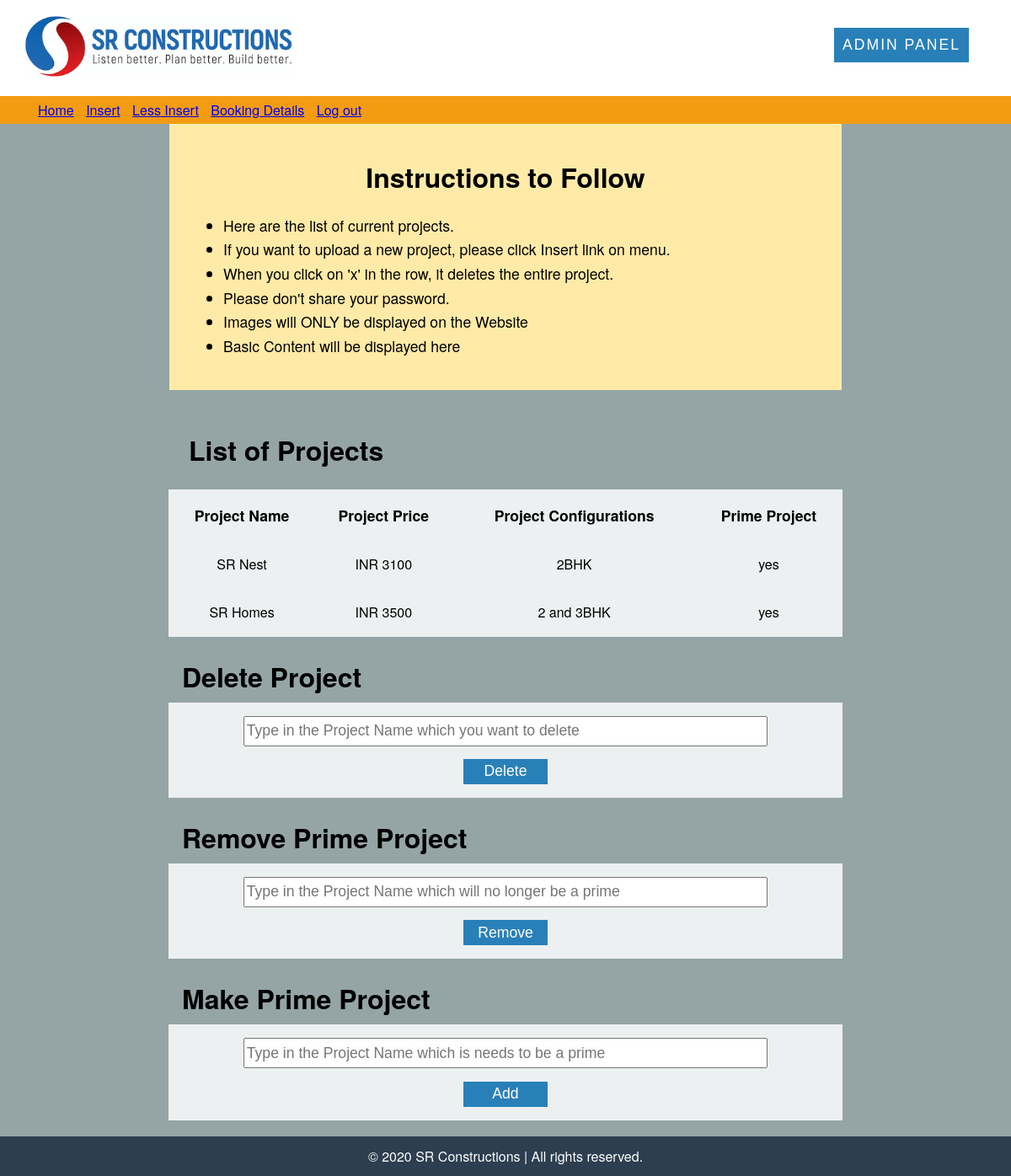
Screenshot of /Admin_Panel/adminHome.php with the database file from the repository.
### tables this page shows
CREATE TABLE `project` (
  `projName` longtext NOT NULL,
  `projCapt` longtext NOT NULL,
  `projDesc` longtext NOT NULL,
  `projPrice` int(11) NOT NULL,
  `projImg` longtext NOT NULL,
  `projPrime` text NOT NULL,
  `projConfig` text NOT NULL,
  `id` int(11) NOT NULL
);

### Admin_Panel/adminHome.php (the view, shortened to what this page needs)
<main>
	<div class="adminInstruct">
		<h1>Instructions to Follow</h1>
		<ul>
			<li>Here are the list of current projects.</li>
			<li>If you want to upload a new project, please click Insert link on menu.</li>
			<li>When you click on 'x' in the row, it deletes the entire project.</li>
			<li>Please don't share your password.</li>
			<li>Images will ONLY be displayed on the Website</li>
			<li>Basic Content will be displayed here</li>
		</ul>
	</div>
	<table class="adminInfo">
		<caption>List of Projects</caption>
		<thead>
			<tr class="adminThead">
				<th>Project Name</th>
				<th>Project Price</th>
				<th>Project Configurations</th>
				<th>Prime Project</th>
			</tr>
		</thead>
		<tbody>
			<?php
				require 'php/dbh.php';
				$sql = "SELECT * FROM project ORDER BY id DESC;";
				$stmt = mysqli_stmt_init($conn);
				if (!mysqli_stmt_prepare($stmt,$sql)) {
					echo "Sql statement failed";
				}
				else{
					mysqli_stmt_execute($stmt);
					$result = mysqli_stmt_get_result($stmt);
					while($row = mysqli_fetch_assoc($result)){
						echo "
							<tr>
								<td>".$row['projName']."</td>
								<td>INR ".$row['projPrice']."</td>
								<td>".$row['projConfig']."</td>
								<td>".$row['projPrime']."</td>
							</tr>
						";
					}
				}
			?>
		</tbody>
	</table>
	<div class="adminDelete">
		<span class="delTitle">Delete Project</span>
		<form action = "php/delProj.php" method="post">
			<input type="text" name="delProjName" placeholder="Type in the Project Name which you want to delete">
			<button type="submit" name="delete">Delete</button>
		</form>
	</div>
	<div class="adminDelete">
		<span class="delTitle">Remove Prime Project</span>
		<form action = "php/remProjPrime.php" method="post">
			<input type="text" name="remProjPrime" placeholder="Type in the Project Name which will no longer be a prime">
			<button type="submit" name="remove">Remove</button>
		</form>
	</div>
	<div class="adminDelete">
		<span class="delTitle">Make Prime Project</span>
		<form action = "php/addProjPrime.php" method="post">
			<input type="text" name="addProjPrime" placeholder="Type in the Project Name which is needs to be a prime">
			<button type="submit" name="add">Add</button>
		</form>
	</div>
</main>

### Admin_Panel/stylesheet/adminMenu.css (style rules this page uses)
.adminMenu { background-color:#f39c12; width:100%; overflow:auto; position:fixed; top:114px; }
.adminMenu ul { margin:5px; list-style-type:none; font-family:"Helvetica Neue", Helvetica, Arial, sans-serif; color:#2d3436; }
.adminMenu ul li { display:inline-block; margin-right:10px; }

### Admin_Panel/stylesheet/adminFooter.css (style rules this page uses)
.adminFooter { width:98%; position:fixed; right:0; left:0; bottom:0; height:auto; text-align:center; background-color:#2c3e50; color:white; padding:1%; font-size:1em; font-family:"Helvetica Neue", Helvetica, Arial, sans-serif; }

### Admin_Panel/stylesheet/adminNavbar.css (style rules this page uses)
html,body { width:100%; height:100%; padding:0; margin:0; background-color:#95a5a6; }
main { padding-top: 130px; padding-bottom:50px; }
.adminNav { position:fixed; top:0; right:0; left:0; width:100%; background-color: white; margin:0; overflow:fixed; z-index: 2; }
.adminNav img { height:110px; }
.adminNav .adminPanel { float:right; margin-right:50px; margin-top:33px; padding:10px; background-color:#2980b9; }
.adminNav span { font-size:1.1em; font-family: sans-serif; letter-spacing: 2px; text-transform:uppercase; color:white; }

### Admin_Panel/stylesheet/insertForm.css (style rules this page uses)
.adminInstruct { margin:0 auto; background-color:#ffeaa7; padding:2%; width:85%; margin-top:1%; max-width:750px; font-family:"Helvetica Neue", Helvetica, Arial, sans-serif; }
.adminInstruct h1 { text-align:center; }
.adminInstruct ul li { font-size:1.1em; margin-top:0.5%; margin-bottom: 0.5%; }

### Admin_Panel/stylesheet/adminHome.css (style rules this page uses)
table.adminInfo { width:80%; max-width:800px; margin-right:auto; margin-left:auto; margin-top:2%; background-color: #ecf0f1; font-family:"Helvetica Neue", Helvetica, Arial, sans-serif; }
table.adminInfo caption { font-size:2em; text-align:left; padding:3%; font-weight: bolder; border-collapse: collapse; }
table.adminInfo th { padding:2%; font-size:1.1em; }
table.adminInfo td { text-align:center; padding:2%; }
.adminDelete { width:80%; max-width:800px; margin-right:auto; margin-left:auto; margin-top:2%; font-family:"Helvetica Neue", Helvetica, Arial, sans-serif; }
.adminDelete span.delTitle { padding:2%; font-size:2em; font-weight: bolder; }
.adminDelete form { background-color: #ecf0f1; padding:2%; margin-top:1%; margin-bottom:2%; text-align: center; }
.adminDelete form input { width:80%; height:30px; font-size:1.1em; }
.adminDelete form button { height:30px; width:100px; background-color:#2980b9; border:none; display:block; margin-right:auto; margin-left:auto; color:white; margin-top:2%; font-size:1.1em; }

### rows the page displays
project: projName "SR Nest", projPrice "3100", projConfig "2BHK", projPrime "yes"
project: projName "SR Homes", projPrice "3500", projConfig "2 and 3BHK", projPrime "yes"
